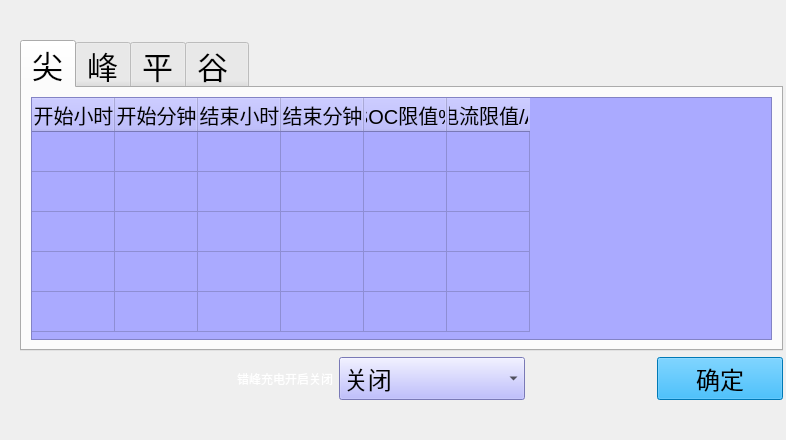
<?xml version="1.0" encoding="UTF-8"?>
<ui version="4.0">
 <class>PeakChargingInformationView</class>
 <widget class="QWidget" name="PeakChargingInformationView">
  <property name="geometry">
   <rect>
    <x>0</x>
    <y>0</y>
    <width>786</width>
    <height>440</height>
   </rect>
  </property>
  <property name="minimumSize">
   <size>
    <width>0</width>
    <height>0</height>
   </size>
  </property>
  <property name="maximumSize">
   <size>
    <width>16777215</width>
    <height>16777215</height>
   </size>
  </property>
  <property name="windowTitle">
   <string>Form</string>
  </property>
  <layout class="QVBoxLayout" name="verticalLayout_2">
   <property name="sizeConstraint">
    <enum>QLayout::SetMinAndMaxSize</enum>
   </property>
   <property name="leftMargin">
    <number>20</number>
   </property>
   <property name="topMargin">
    <number>40</number>
   </property>
   <property name="rightMargin">
    <number>3</number>
   </property>
   <property name="bottomMargin">
    <number>40</number>
   </property>
   <item>
    <layout class="QVBoxLayout" name="verticalLayout" stretch="6,1">
     <property name="sizeConstraint">
      <enum>QLayout::SetMinAndMaxSize</enum>
     </property>
     <item>
      <widget class="QTabWidget" name="tabWidget">
       <property name="font">
        <font>
         <pointsize>23</pointsize>
        </font>
       </property>
       <property name="styleSheet">
        <string notr="true">border-image: \*url();

QPushButton {font: 12pt ; } </string>
       </property>
       <property name="inputMethodHints">
        <set>Qt::ImhNone</set>
       </property>
       <property name="currentIndex">
        <number>0</number>
       </property>
       <property name="iconSize">
        <size>
         <width>16</width>
         <height>16</height>
        </size>
       </property>
       <widget class="QWidget" name="tabTip">
        <property name="styleSheet">
         <string notr="true">border-image: \*url();</string>
        </property>
        <attribute name="title">
         <string>尖</string>
        </attribute>
        <layout class="QHBoxLayout" name="horizontalLayout_3">
         <property name="sizeConstraint">
          <enum>QLayout::SetMinAndMaxSize</enum>
         </property>
         <item>
          <widget class="TableWidgetKeyboard" name="tableWidgetTip">
           <property name="font">
            <font>
             <pointsize>15</pointsize>
            </font>
           </property>
           <property name="styleSheet">
            <string notr="true">background-color: rgb(170, 170, 255);</string>
           </property>
           <property name="verticalScrollBarPolicy">
            <enum>Qt::ScrollBarAlwaysOff</enum>
           </property>
           <property name="horizontalScrollBarPolicy">
            <enum>Qt::ScrollBarAlwaysOff</enum>
           </property>
           <attribute name="horizontalHeaderDefaultSectionSize">
            <number>83</number>
           </attribute>
           <attribute name="verticalHeaderVisible">
            <bool>false</bool>
           </attribute>
           <attribute name="verticalHeaderDefaultSectionSize">
            <number>40</number>
           </attribute>
           <row>
            <property name="text">
             <string/>
            </property>
           </row>
           <row>
            <property name="text">
             <string/>
            </property>
           </row>
           <row>
            <property name="text">
             <string/>
            </property>
           </row>
           <row>
            <property name="text">
             <string/>
            </property>
           </row>
           <row>
            <property name="text">
             <string/>
            </property>
           </row>
           <column>
            <property name="text">
             <string>开始小时</string>
            </property>
            <property name="font">
             <font>
              <pointsize>15</pointsize>
             </font>
            </property>
            <property name="background">
             <color>
              <red>0</red>
              <green>170</green>
              <blue>255</blue>
             </color>
            </property>
           </column>
           <column>
            <property name="text">
             <string>开始分钟</string>
            </property>
            <property name="font">
             <font>
              <pointsize>15</pointsize>
             </font>
            </property>
            <property name="background">
             <color>
              <red>0</red>
              <green>170</green>
              <blue>255</blue>
             </color>
            </property>
           </column>
           <column>
            <property name="text">
             <string>结束小时</string>
            </property>
            <property name="font">
             <font>
              <pointsize>15</pointsize>
             </font>
            </property>
            <property name="background">
             <color>
              <red>0</red>
              <green>170</green>
              <blue>255</blue>
             </color>
            </property>
           </column>
           <column>
            <property name="text">
             <string>结束分钟</string>
            </property>
            <property name="font">
             <font>
              <pointsize>15</pointsize>
             </font>
            </property>
            <property name="background">
             <color>
              <red>0</red>
              <green>170</green>
              <blue>255</blue>
             </color>
            </property>
           </column>
           <column>
            <property name="text">
             <string>SOC限值%</string>
            </property>
            <property name="font">
             <font>
              <pointsize>15</pointsize>
             </font>
            </property>
            <property name="background">
             <color>
              <red>0</red>
              <green>170</green>
              <blue>255</blue>
             </color>
            </property>
           </column>
           <column>
            <property name="text">
             <string>电流限值/A</string>
            </property>
            <property name="font">
             <font>
              <pointsize>15</pointsize>
             </font>
            </property>
            <property name="background">
             <color>
              <red>0</red>
              <green>170</green>
              <blue>255</blue>
             </color>
            </property>
           </column>
          </widget>
         </item>
        </layout>
       </widget>
       <widget class="QWidget" name="tabPeak">
        <attribute name="title">
         <string>峰</string>
        </attribute>
        <layout class="QHBoxLayout" name="horizontalLayout_4">
         <property name="sizeConstraint">
          <enum>QLayout::SetMinAndMaxSize</enum>
         </property>
         <item>
          <widget class="TableWidgetKeyboard" name="tableWidgetPeak">
           <property name="font">
            <font>
             <pointsize>15</pointsize>
            </font>
           </property>
           <property name="styleSheet">
            <string notr="true">background-color: rgb(170, 170, 255);</string>
           </property>
           <property name="verticalScrollBarPolicy">
            <enum>Qt::ScrollBarAlwaysOff</enum>
           </property>
           <property name="horizontalScrollBarPolicy">
            <enum>Qt::ScrollBarAlwaysOff</enum>
           </property>
           <attribute name="horizontalHeaderDefaultSectionSize">
            <number>83</number>
           </attribute>
           <attribute name="verticalHeaderVisible">
            <bool>false</bool>
           </attribute>
           <attribute name="verticalHeaderDefaultSectionSize">
            <number>40</number>
           </attribute>
           <row>
            <property name="text">
             <string/>
            </property>
           </row>
           <row>
            <property name="text">
             <string/>
            </property>
           </row>
           <row>
            <property name="text">
             <string/>
            </property>
           </row>
           <row>
            <property name="text">
             <string/>
            </property>
           </row>
           <row>
            <property name="text">
             <string/>
            </property>
           </row>
           <column>
            <property name="text">
             <string>开始小时</string>
            </property>
            <property name="font">
             <font>
              <pointsize>15</pointsize>
             </font>
            </property>
            <property name="background">
             <color>
              <red>0</red>
              <green>170</green>
              <blue>255</blue>
             </color>
            </property>
           </column>
           <column>
            <property name="text">
             <string>开始分钟</string>
            </property>
            <property name="font">
             <font>
              <pointsize>15</pointsize>
             </font>
            </property>
            <property name="background">
             <color>
              <red>0</red>
              <green>170</green>
              <blue>255</blue>
             </color>
            </property>
           </column>
           <column>
            <property name="text">
             <string>结束小时</string>
            </property>
            <property name="font">
             <font>
              <pointsize>15</pointsize>
             </font>
            </property>
            <property name="background">
             <color>
              <red>0</red>
              <green>170</green>
              <blue>255</blue>
             </color>
            </property>
           </column>
           <column>
            <property name="text">
             <string>结束分钟</string>
            </property>
            <property name="font">
             <font>
              <pointsize>15</pointsize>
             </font>
            </property>
            <property name="background">
             <color>
              <red>0</red>
              <green>170</green>
              <blue>255</blue>
             </color>
            </property>
           </column>
           <column>
            <property name="text">
             <string>SOC限值%</string>
            </property>
            <property name="font">
             <font>
              <pointsize>15</pointsize>
             </font>
            </property>
            <property name="background">
             <color>
              <red>0</red>
              <green>170</green>
              <blue>255</blue>
             </color>
            </property>
           </column>
           <column>
            <property name="text">
             <string>电流限值/A</string>
            </property>
            <property name="font">
             <font>
              <pointsize>15</pointsize>
             </font>
            </property>
            <property name="background">
             <color>
              <red>0</red>
              <green>170</green>
              <blue>255</blue>
             </color>
            </property>
           </column>
          </widget>
         </item>
        </layout>
       </widget>
       <widget class="QWidget" name="tabFlat">
        <attribute name="title">
         <string>平</string>
        </attribute>
        <layout class="QHBoxLayout" name="horizontalLayout_5">
         <property name="sizeConstraint">
          <enum>QLayout::SetMinAndMaxSize</enum>
         </property>
         <item>
          <widget class="TableWidgetKeyboard" name="tableWidgetFlat">
           <property name="font">
            <font>
             <pointsize>15</pointsize>
            </font>
           </property>
           <property name="styleSheet">
            <string notr="true">background-color: rgb(170, 170, 255);</string>
           </property>
           <property name="verticalScrollBarPolicy">
            <enum>Qt::ScrollBarAlwaysOff</enum>
           </property>
           <property name="horizontalScrollBarPolicy">
            <enum>Qt::ScrollBarAlwaysOff</enum>
           </property>
           <attribute name="horizontalHeaderDefaultSectionSize">
            <number>83</number>
           </attribute>
           <attribute name="verticalHeaderVisible">
            <bool>false</bool>
           </attribute>
           <attribute name="verticalHeaderDefaultSectionSize">
            <number>40</number>
           </attribute>
           <row>
            <property name="text">
             <string/>
            </property>
           </row>
           <row>
            <property name="text">
             <string/>
            </property>
           </row>
           <row>
            <property name="text">
             <string/>
            </property>
           </row>
           <row>
            <property name="text">
             <string/>
            </property>
           </row>
           <row>
            <property name="text">
             <string/>
            </property>
           </row>
           <column>
            <property name="text">
             <string>开始小时</string>
            </property>
            <property name="font">
             <font>
              <pointsize>15</pointsize>
             </font>
            </property>
            <property name="background">
             <color>
              <red>0</red>
              <green>170</green>
              <blue>255</blue>
             </color>
            </property>
           </column>
           <column>
            <property name="text">
             <string>开始分钟</string>
            </property>
            <property name="font">
             <font>
              <pointsize>15</pointsize>
             </font>
            </property>
            <property name="background">
             <color>
              <red>0</red>
              <green>170</green>
              <blue>255</blue>
             </color>
            </property>
           </column>
           <column>
            <property name="text">
             <string>结束小时</string>
            </property>
            <property name="font">
             <font>
              <pointsize>15</pointsize>
             </font>
            </property>
            <property name="background">
             <color>
              <red>0</red>
              <green>170</green>
              <blue>255</blue>
             </color>
            </property>
           </column>
           <column>
            <property name="text">
             <string>结束分钟</string>
            </property>
            <property name="font">
             <font>
              <pointsize>15</pointsize>
             </font>
            </property>
            <property name="background">
             <color>
              <red>0</red>
              <green>170</green>
              <blue>255</blue>
             </color>
            </property>
           </column>
           <column>
            <property name="text">
             <string>SOC限值%</string>
            </property>
            <property name="font">
             <font>
              <pointsize>15</pointsize>
             </font>
            </property>
            <property name="background">
             <color>
              <red>0</red>
              <green>170</green>
              <blue>255</blue>
             </color>
            </property>
           </column>
           <column>
            <property name="text">
             <string>电流限值/A</string>
            </property>
            <property name="font">
             <font>
              <pointsize>15</pointsize>
             </font>
            </property>
            <property name="background">
             <color>
              <red>0</red>
              <green>170</green>
              <blue>255</blue>
             </color>
            </property>
           </column>
          </widget>
         </item>
        </layout>
       </widget>
       <widget class="QWidget" name="tabValley">
        <attribute name="title">
         <string>谷 </string>
        </attribute>
        <layout class="QHBoxLayout" name="horizontalLayout_6">
         <property name="sizeConstraint">
          <enum>QLayout::SetMinAndMaxSize</enum>
         </property>
         <item>
          <widget class="TableWidgetKeyboard" name="tableWidgetValley">
           <property name="font">
            <font>
             <pointsize>15</pointsize>
            </font>
           </property>
           <property name="styleSheet">
            <string notr="true">background-color: rgb(170, 170, 255);</string>
           </property>
           <property name="inputMethodHints">
            <set>Qt::ImhFormattedNumbersOnly|Qt::ImhPreferNumbers</set>
           </property>
           <property name="verticalScrollBarPolicy">
            <enum>Qt::ScrollBarAlwaysOff</enum>
           </property>
           <property name="horizontalScrollBarPolicy">
            <enum>Qt::ScrollBarAlwaysOff</enum>
           </property>
           <attribute name="horizontalHeaderDefaultSectionSize">
            <number>83</number>
           </attribute>
           <attribute name="verticalHeaderVisible">
            <bool>false</bool>
           </attribute>
           <attribute name="verticalHeaderDefaultSectionSize">
            <number>40</number>
           </attribute>
           <row>
            <property name="text">
             <string/>
            </property>
           </row>
           <row>
            <property name="text">
             <string/>
            </property>
           </row>
           <row>
            <property name="text">
             <string/>
            </property>
           </row>
           <row>
            <property name="text">
             <string/>
            </property>
           </row>
           <row>
            <property name="text">
             <string/>
            </property>
           </row>
           <column>
            <property name="text">
             <string>开始小时</string>
            </property>
            <property name="font">
             <font>
              <pointsize>15</pointsize>
             </font>
            </property>
            <property name="background">
             <color>
              <red>0</red>
              <green>170</green>
              <blue>255</blue>
             </color>
            </property>
           </column>
           <column>
            <property name="text">
             <string>开始分钟</string>
            </property>
            <property name="font">
             <font>
              <pointsize>15</pointsize>
             </font>
            </property>
            <property name="background">
             <color>
              <red>0</red>
              <green>170</green>
              <blue>255</blue>
             </color>
            </property>
           </column>
           <column>
            <property name="text">
             <string>结束小时</string>
            </property>
            <property name="font">
             <font>
              <pointsize>15</pointsize>
             </font>
            </property>
            <property name="background">
             <color>
              <red>0</red>
              <green>170</green>
              <blue>255</blue>
             </color>
            </property>
           </column>
           <column>
            <property name="text">
             <string>结束分钟</string>
            </property>
            <property name="font">
             <font>
              <pointsize>15</pointsize>
             </font>
            </property>
            <property name="background">
             <color>
              <red>0</red>
              <green>170</green>
              <blue>255</blue>
             </color>
            </property>
           </column>
           <column>
            <property name="text">
             <string>SOC限值%</string>
            </property>
            <property name="font">
             <font>
              <pointsize>15</pointsize>
             </font>
            </property>
            <property name="background">
             <color>
              <red>0</red>
              <green>170</green>
              <blue>255</blue>
             </color>
            </property>
           </column>
           <column>
            <property name="text">
             <string>电流限值/A</string>
            </property>
            <property name="font">
             <font>
              <pointsize>15</pointsize>
             </font>
            </property>
            <property name="background">
             <color>
              <red>0</red>
              <green>170</green>
              <blue>255</blue>
             </color>
            </property>
           </column>
          </widget>
         </item>
        </layout>
       </widget>
      </widget>
     </item>
     <item>
      <layout class="QHBoxLayout" name="horizontalLayout_2" stretch="1,3,1,1">
       <property name="sizeConstraint">
        <enum>QLayout::SetMinAndMaxSize</enum>
       </property>
       <item>
        <spacer name="horizontalSpacer_2">
         <property name="orientation">
          <enum>Qt::Horizontal</enum>
         </property>
         <property name="sizeHint" stdset="0">
          <size>
           <width>68</width>
           <height>28</height>
          </size>
         </property>
        </spacer>
       </item>
       <item>
        <layout class="QHBoxLayout" name="horizontalLayout" stretch="1,1">
         <property name="sizeConstraint">
          <enum>QLayout::SetMinAndMaxSize</enum>
         </property>
         <item>
          <widget class="QLabel" name="labelPeakChargingOpenOrClose">
           <property name="styleSheet">
            <string notr="true">font: 18pt &quot;Sans Serif&quot;;
color: rgb(255, 255, 255);</string>
           </property>
           <property name="text">
            <string>错峰充电开启关闭</string>
           </property>
           <property name="alignment">
            <set>Qt::AlignRight|Qt::AlignTrailing|Qt::AlignVCenter</set>
           </property>
          </widget>
         </item>
         <item>
          <widget class="QComboBox" name="comboBoxPeakChargingOpenOrClose">
           <property name="sizePolicy">
            <sizepolicy hsizetype="Preferred" vsizetype="Preferred">
             <horstretch>0</horstretch>
             <verstretch>0</verstretch>
            </sizepolicy>
           </property>
           <property name="font">
            <font>
             <pointsize>18</pointsize>
            </font>
           </property>
           <property name="styleSheet">
            <string notr="true">background-color: rgb(170, 170, 255);</string>
           </property>
           <item>
            <property name="text">
             <string>关闭</string>
            </property>
           </item>
           <item>
            <property name="text">
             <string>开启</string>
            </property>
           </item>
          </widget>
         </item>
        </layout>
       </item>
       <item>
        <spacer name="horizontalSpacer_3">
         <property name="orientation">
          <enum>Qt::Horizontal</enum>
         </property>
         <property name="sizeHint" stdset="0">
          <size>
           <width>68</width>
           <height>28</height>
          </size>
         </property>
        </spacer>
       </item>
       <item>
        <widget class="QPushButton" name="buttonSave">
         <property name="font">
          <font>
           <pointsize>18</pointsize>
           <weight>50</weight>
           <italic>false</italic>
           <bold>false</bold>
          </font>
         </property>
         <property name="focusPolicy">
          <enum>Qt::NoFocus</enum>
         </property>
         <property name="styleSheet">
          <string notr="true">QPushButton { background-color: rgb(0, 170, 255); color: rgb(0, 0, 0); } 
QPushButton:hover:pressed{ background-color: rgb(0,0,127); color:rgb(255, 255, 255);} 
QPushButton:hover:!pressed{ background-color: rgb(0, 170, 255); color: rgb(0, 0, 0); }
QPushButton {font: 18pt ; } </string>
         </property>
         <property name="text">
          <string>确定</string>
         </property>
        </widget>
       </item>
      </layout>
     </item>
    </layout>
   </item>
  </layout>
 </widget>
 <customwidgets>
  <customwidget>
   <class>TableWidgetKeyboard</class>
   <extends>QTableWidget</extends>
   <header>TableWidgetKeyboard.h</header>
  </customwidget>
 </customwidgets>
 <resources/>
 <connections/>
</ui>
